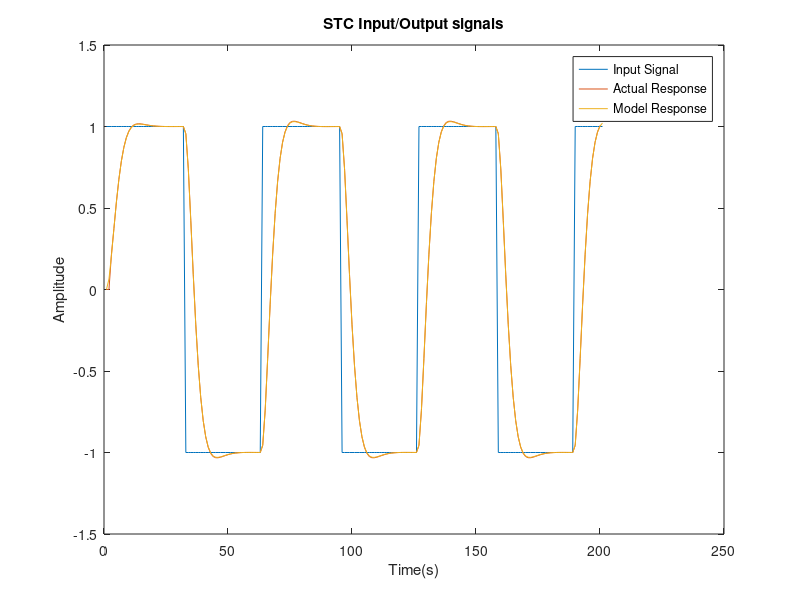
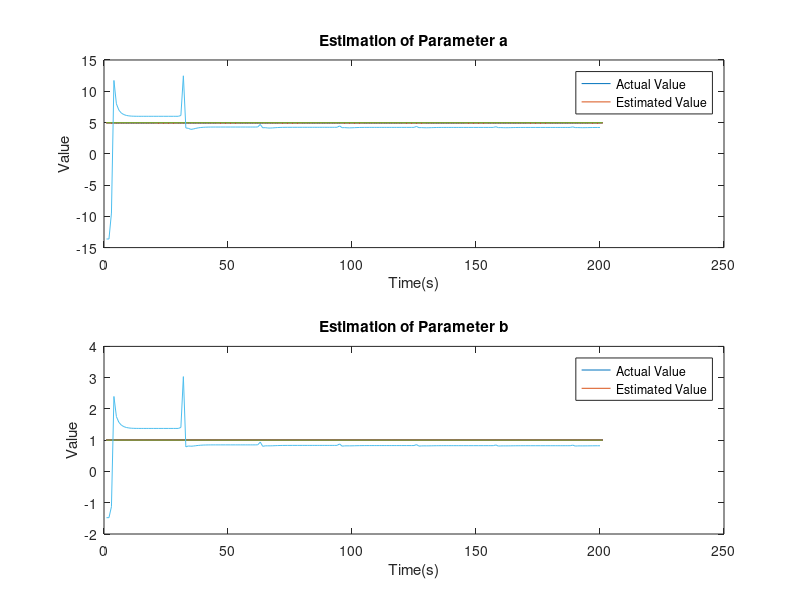

Write MATLAB code to recreate these figures, in order.
clear all; close all; clc;
% True System Params
a=5; b=1;

% Reference System Params
w=4; zeta=0.8;


G_s=tf([b],[1 a 0]);
Gm_s=tf([w^2],[1 2*zeta*w w^2]);

ts=0.1; ti=0; te=20; b0=1;
t = ti:ts:te;
uc = square(t);%b0*sin(2*t);
y0=0;
ym=lsim(Gm_s,uc,t);
y=lsim(G_s,uc,t);

t0=0; s0=0; a0=2; s1=0; r1=0; u=uc; dy0=0; ddy0=1;
res=[]; estimates=[]; subset=1; P=100*eye(2); th_e=[5; 10];

for i=1:length(t)-subset
pltf=tf([b],[1 a 0]);
yc=lsim(pltf,u,t);
fftf = tf([t0 t0*a0],[1 r1]);
u1=lsim(fftf,uc,t);
fbtf = tf([s0 s1],[1 r1]);
u2=lsim(fbtf,yc,t);
u=u1-u2;

dy=gradient(yc,t);
ddy=gradient(dy,t);
if(rem(i,subset)==0)
    phi=[]; Y=[]; K=[];
    for j=i:i+subset-1
        phi(end+1,:)=[ddy(j) dy(j)];
        Y(end+1)=u(j);
    end
K=P*phi'*inv(eye(length(phi*P*phi'))+phi*P*phi');%P*phi';
err=Y'-phi*th_e;
P=(eye(2)-K*phi)*P;
% phi=[1 u(i+1) u(i+1)^2; 1 u(i+2) u(i+2)^2; 1 u(i+3) u(i+3)^2];
% Y=[ym(i+1) ym(i+2) ym(i+3)]';
th_e = th_e+K*(Y'-phi*th_e);
%th_e=linsolve(phi,Y');
%th_e=inv(phi)*Y';
a_h=th_e(2)/th_e(1);%param(2)/param(1);
b_h=1/th_e(1);%1/param(2);
estimates(:,end+1)=[a_h; b_h];
r1=2*zeta*w+a0-a;
s0=(a0*2*zeta*w+w^2-a*r1)/b;
s1=(w^2*a0)/b;
t0=w^2/b;
end
%[P_mat,param,r1,s0,s1,t0] = estimator(u(i),param,P_mat,lambda,zeta,w,a0,dy(i),ddy(i));
res(end+1)=yc(i);
end

fig1=figure();
plot(uc);
hold on;
plot(res);
plot(ym);
%plot(y);
legend('Input Signal','Actual Response', 'Model Response');
hold off;
title("STC Input/Output signals");
xlabel("Time(s)");
ylabel("Amplitude");

fig2=figure();
subplot(2,1,1);
plot(a+zeros(length(t)));
hold on;
plot(estimates(1,:));
legend('Actual Value','Estimated Value');
hold off;
title("Estimation of Parameter a");
xlabel("Time(s)");
ylabel("Value");

subplot(2,1,2);
plot(b+zeros(length(t)));
hold on;
plot(estimates(2,:));
legend('Actual Value','Estimated Value');
hold off;
title("Estimation of Parameter b");
xlabel("Time(s)");
ylabel("Value");

